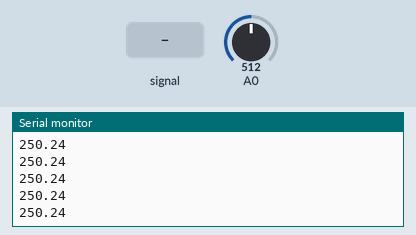
This sketch was run on a simulated Arduino Uno, built with avr-gcc and run on an emulated ATmega328P. Parts: the last lines printed to the serial monitor. The inputs (shaded band) are chosen by the test bench; at power-on: A0 = 512.

Above: at 1.2 s.
1.3 s: A0 fed a 200 Hz sine of ±81 counts around its level
At 2.32 s:
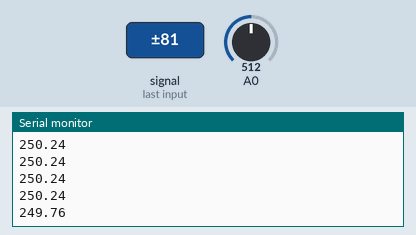
2.8 s: A0 set to 716
At 2.8 s:
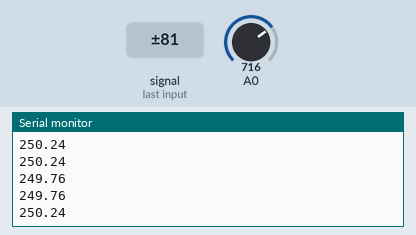
4.3 s: A0 fed a 1000 Hz sine of ±255 counts around its level
At 5.42 s:
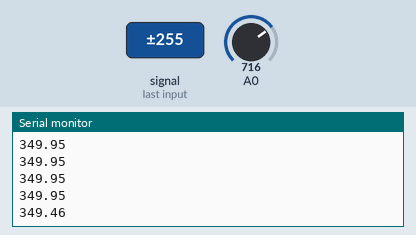
5.8 s: A0 set to 900
At 5.9 s:
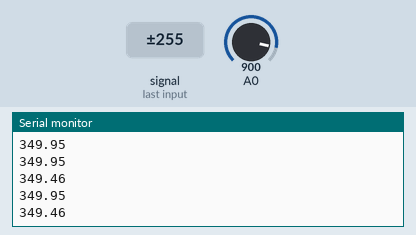
Timing chart, 0 to 8.3 s (numbered marks = the images above; inputs shaded):
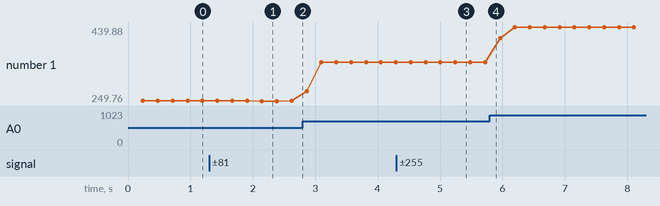

The sketch:

lm35.ino
```cpp
int SENSOR_TEMP;
const int countPromedio = 2000;
float TEMP_GRADOS_CELCIUS;
float SUMA;
void setup() {
  // put your setup code here, to run once:
  Serial.begin(9600);
}

void loop() {
  // put your main code here, to run repeatedly:
  for(int i = 0; i < countPromedio; i++){
    SUMA = SUMA + analogRead(A0);
//    delay(5);
  }
  SENSOR_TEMP = SUMA / 2000.0;
  TEMP_GRADOS_CELCIUS = ((SENSOR_TEMP * 5000.0)/1023)/10; // resultado en °C
  Serial.println(TEMP_GRADOS_CELCIUS); // imprime solo una fracción decimal
  SUMA = 0;
//  delay(500);


}
```

Measured:
- after the input at 1.3 s, the serial monitor: prints a new line after 0.85 s (image 1)
- after the input at 4.3 s, the serial monitor: prints a new line after 0.95 s (image 3)
- plotted number 1: 250.24 → 349.95 after the input at 2.8 s, 349.95 → 349.46 after the input at 4.3 s, 349.46 → 439.88 after the input at 5.8 s
